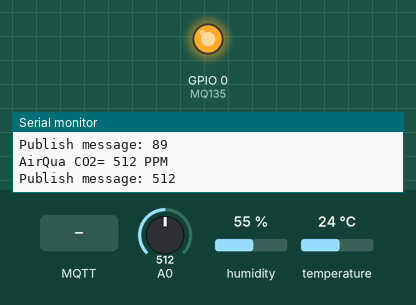
The program below on a simulated ESP8266 (Wemos D1 mini). Shown: output pins drawn as LEDs (lit = HIGH), the last lines printed to the serial monitor. The inputs (shaded band) are chosen by the test bench; at power-on: A0 = 512, humidity 55 %, temperature 24 °C. WiFi joins after 1.5 s; servers stay silent unless stated; random numbers use the default seed unless the program sets one; no MQTT or app messages arrive unless stated.

Above: at 2.7 s.
2.8 s: MQTT message "CASA/HORA/HORA" arrives on the first subscribed topic
At 3.2 s:
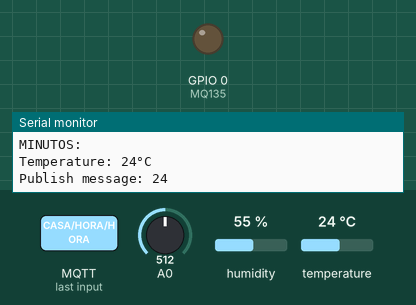
Timing chart, 0 to 5.8 s (numbered marks = the images above; inputs shaded):
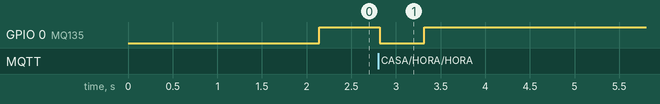

Measured:
- after the input at 2.8 s, GPIO 0 (MQ135): HIGH → LOW at once, → HIGH 0.50 s later

The program:

main.cpp
```cpp
#include <ESP8266WiFi.h>
#include <PubSubClient.h>
#include <OneWire.h>
#include <DallasTemperature.h>
#include <Adafruit_Sensor.h>
#include <DHT.h>
#include <DHT_U.h>

// conectado al puerto D4 de Wemos Lite
//#define ONE_WIRE_BUS 2
//OneWire oneWire(ONE_WIRE_BUS); // inicia una instancia de OneWire
#define DHTPIN 2    // Digital pin connected to the DHT sensor  D4
#define DHTTYPE    DHT22     // DHT 22 (AM2302)


// Pass our oneWire reference to Dallas Temperature.
//DallasTemperature sensors(&oneWire);


DHT_Unified dht(DHTPIN, DHTTYPE);
// Update these with values suitable for your network.


// Defenir Sensor de CO2
#define MQ135 0  //A0  HW080_VCC

const char* ssid = "WiFi 2.4Ghz";       //Credenciales de Red
const char* password = "williams145";
//const char* mqtt_server = "201.253.135.158";
const char* mqtt_server = "192.168.0.67";

String horas = "";      // Variable donde se guardara la hora recibida por MQTT
String minutos = "";    // Variable donde se guardara los minutos recibida por MQTT
String co2 = "";    // Variable donde se guardara los minutos recibida por MQTT
bool flag = 0;


WiFiClient espClient;
PubSubClient client(espClient);
unsigned long lastMsg = 0;
#define MSG_BUFFER_SIZE	(50)  // tamaño del array de caractares que sera enviado como payload del mensaje MQTT
char msg[MSG_BUFFER_SIZE];  // array de caractares que sera enviado como payload del mensaje MQTT
int value = 0;

// Varialbe para guardar temporalmente las lecturas de los sensores
// Convertir int --> String
String mensaje = "";

void setup_wifi() {

  delay(10);
  Serial.println();
  Serial.print("Connecting to ");
  Serial.println(ssid);

  WiFi.mode(WIFI_STA);
  WiFi.begin(ssid, password);

  while (WiFi.status() != WL_CONNECTED) {
    delay(500);
    Serial.print(".");
  }

  Serial.println("");
  Serial.println("WiFi connected");
  Serial.println("IP address: ");
  Serial.println(WiFi.localIP());

  pinMode (MQ135, OUTPUT);//HW080_VCC


}
void callback(char* topic, byte* payload, unsigned int length) {
// Variable en las que ser guarda Tema MQTT recibido
  String tema = "";
  horas = "";
  minutos = "";
  co2 = "";
  tema = String(topic);
//  Serial.println("minutos recibido");
  Serial.print ("Tema: ");
  Serial.println(tema);
// Si el tema es CASA/HORA/HORA; guarda el payload en la variable horas
  if (tema == "CASA/HORA/HORA")
  {
    for (int i = 0; i < length; i++) {
      horas = horas + (char)payload[i];
      }
    }
// Si el tema es CASA/HORA/MINUTOS; guarda el payload en la variable minutos

  if (tema == "CASA/HORA/MINUTOS")
  {
    for (int i = 0; i < length; i++) {
      minutos = minutos + (char)payload[i];
      }
    }
// Si el tema es CASA/JARDIN/CO2; guarda el payload en la variable co2
    if (tema == "CASA/JARDIN/CO2")
  {
    for (int i = 0; i < length; i++) {
      co2 = co2 + (char)payload[i];
      }
    }

    // Setea la bandera que marca que recibimos un mensaje de tema CASA/HORA
    flag = 1;
}

void reconnect() {
  // Loop until we're reconnected
  while (!client.connected()) {
    Serial.print("Attempting MQTT connection...");
    // Create a random client ID
    String clientId = "ESP8266Client-";
    clientId += String(random(0xffff), HEX);
    // Attempt to connect
    if (client.connect(clientId.c_str())) {
      Serial.println("connected");

      // call sensors.requestTemperatures() to issue a global temperature
      // request to all devices on the bus
      Serial.print("Requesting temperatures...");

//      sensors.requestTemperatures(); // Send the command to get temperatures
      Serial.println("DONE");
      // After we got the temperatures, we can print them here.
      // We use the function ByIndex, and as an example get the temperature from the first sensor only.
    //  float tempC = sensors.getTempCByIndex(0);
      //int TEMP = analogRead(A0);
      //int tempC = ((TEMP * 5000.0) / 1023) / 10;

      int tempC = random(0, 100);
      // Check if reading was successful
      if(tempC != DEVICE_DISCONNECTED_C)
        {
        Serial.print("Temperature for the device 1 (index 0) is: ");
        Serial.println(tempC);
        //snprintf (msg, MSG_BUFFER_SIZE, "hello world #%ld", value);
        //snprintf (msg, MSG_BUFFER_SIZE, "%ld", (char)tempC);
        mensaje =  String(tempC);
        mensaje.toCharArray(msg, MSG_BUFFER_SIZE);
        //msg = (char)tempC;
        Serial.print("Publish message: ");
        Serial.println(msg);
        client.publish("CASA/JARDIN/TEMPERATURA", msg);
        //    client.publish("CASA/JARDIN/TEMPERATURA", msg);

      }
      else
      {
        Serial.println("Error: Could not read temperature data");
      }

      digitalWrite (MQ135, LOW);
      delay (500);

//      int humedad = (1024-lectura)*100/1024;
        int humedad = random(0, 128);

      Serial.print ("El porcentaje de humedad es: ");
      Serial.println (humedad);
      mensaje =  String(humedad);
      mensaje.toCharArray(msg, MSG_BUFFER_SIZE);
      Serial.print("Publish message: ");
      Serial.println(msg);
      client.publish("CASA/JARDIN/HUMEDAD", msg);
      digitalWrite (MQ135, HIGH);
//      client.subscribe("CASA/HORA/MINUTOS");
      client.subscribe("CASA/HORA/#");
      //--------------------------------------------

      int sensorValue = analogRead(0);       // read analog input pin 0
      Serial.print("AirQua CO2= ");
      Serial.print(sensorValue, DEC);  // prints the value read
      Serial.println(" PPM");
      delay(100);                        // wait 100ms for next reading
      mensaje =  String(sensorValue);
      mensaje.toCharArray(msg, MSG_BUFFER_SIZE);
      Serial.print("Publish message: ");
      Serial.println(msg);
      client.publish("CASA/JARDIN/CO2", msg);
      digitalWrite (MQ135, HIGH);

      //-----------------------------------------

    } else {
      Serial.print("failed, rc=");
      Serial.print(client.state());
      Serial.println(" try again in 5 seconds");
      // Wait 5 seconds before retrying
      delay(5000);
    }
  }
}

void setup() {
  pinMode(LED_BUILTIN, OUTPUT);     // Initialize the LED_BUILTIN pin as an output
  Serial.begin(9600);
  setup_wifi();
  client.setServer(mqtt_server, 1883);
  client.setCallback(callback);
  dht.begin();
  sensor_t sensor;
  dht.temperature().getSensor(&sensor);
  dht.humidity().getSensor(&sensor);

}


void loop() {

  if (!client.connected()) {
    reconnect();
  }
  client.loop();
  if (flag == 1){
    Serial.print ("HORA: ");
    Serial.println( horas);
    Serial.print ("MINUTOS: ");
    Serial.println( minutos);
    flag = 0;
   // if (minutos == "0" || minutos == "10" || minutos =="20" || minutos == "30" || minutos == "40" || minutos == "50"){
   if (1){
      // call sensors.requestTemperatures() to issue a global temperature
      // request to all devices on the bus
      //Serial.print("Requesting temperatures...");
      //sensors.requestTemperatures(); // Send the command to get temperatures
      //Serial.println("DONE");
      // After we got the temperatures, we can print them here.
      // We use the function ByIndex, and as an example get the temperature from the first sensor only.
      //float tempC = sensors.getTempCByIndex(0);
      //-----------------------
      sensors_event_t event;
      int tempC=0;
      dht.temperature().getEvent(&event);
      if (isnan(event.temperature)) {
        Serial.println(F("Error reading temperature!"));
      }
      else {
        Serial.print(F("Temperature: "));
        tempC = event.temperature;
        Serial.print(tempC);
        Serial.println(F("°C"));
      }


//----------------------------------------------
     //----11-08-24-------------------------------------
      //int tempC = random(0, 100);

     //      int TEMP = analogRead(A0);
      //int tempC = ((TEMP * 5000.0) / 1023) / 10;
      //Serial.println(tempC);
      // Check if reading was successful
      if(tempC != DEVICE_DISCONNECTED_C)
        {
       // Serial.print("Temperature for the device 1 (index 0) is: ");
       // Serial.println(tempC);
        //snprintf (msg, MSG_BUFFER_SIZE, "hello world #%ld", value);
        //snprintf (msg, MSG_BUFFER_SIZE, "%ld", (char)tempC);
        mensaje =  String(tempC);
        mensaje.toCharArray(msg, MSG_BUFFER_SIZE);
        //msg = (char)tempC;
        Serial.print("Publish message: ");
        Serial.println(msg);
        client.publish("CASA/JARDIN/TEMPERATURA", msg);
        //    client.publish("CASA/JARDIN/TEMPERATURA", msg);

      }
      else
      {
        Serial.println("Error: Could not read temperature data");
      }

      digitalWrite (MQ135, LOW);
      delay (500);
      //int lectura = analogRead(A0);

      //---------------------------------------------
      // Get humidity event and print its value.
      dht.humidity().getEvent(&event);
      int humedad;
      if (isnan(event.relative_humidity)) {
        Serial.println(F("Error reading humidity!"));
      }
      else {
        Serial.print(F("Humidity: "));
        humedad =event.relative_humidity;
        Serial.print(humedad);
        Serial.println(F("%"));
      }

       //---------------------------------------------

      //int humedad = random(0, 128);
      //humedad = (1024-lectura)*100/1024;
//      int humedad =event.relative_humidity;
     // Serial.print ("El porcentaje de humedad es: ");
      //Serial.println (humedad);
      mensaje =  String(humedad);
      mensaje.toCharArray(msg, MSG_BUFFER_SIZE);
      Serial.print("Publish message: ");
      Serial.println(msg);
      client.publish("CASA/JARDIN/HUMEDAD", msg);
        //    client.publish("CASA/JARDIN/TEMPERATURA", msg);
      digitalWrite (MQ135, HIGH);

       //--------------------------------------------


      int sensorValue = analogRead(0);       // read analog input pin 0
      Serial.print("AirQua CO2= ");
      Serial.print(sensorValue, DEC);  // prints the value read
      Serial.println(" PPM");
      delay(100);                        // wait 100ms for next reading
      mensaje =  String(sensorValue);
      mensaje.toCharArray(msg, MSG_BUFFER_SIZE);
      Serial.print("Publish message: ");
      Serial.println(msg);
      client.publish("CASA/JARDIN/CO2", msg);
      digitalWrite (MQ135, HIGH);


      //-----------------------------------------


    }
  }
}


/*
  unsigned long now = millis();
  if (now - lastMsg > 1000) {
    lastMsg = now;
    ++value;
    snprintf (msg, MSG_BUFFER_SIZE, "hello world #%ld", value);
    Serial.print("Publish message: ");
    Serial.println(msg);
    client.publish("CASA/JARDIN/TEMPERATURA", msg);
  }
*/
```
